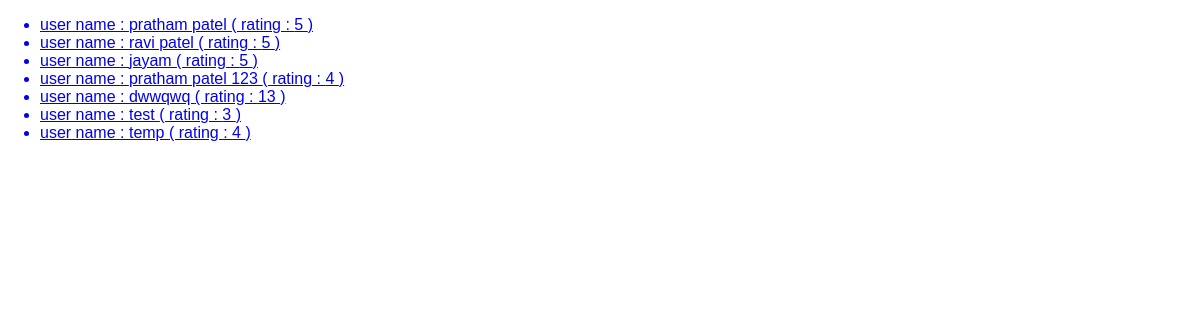
The app's page /reviews with its own data.
### reviews/models.py (models this page shows)
class Review(models.Model):
    user_name = models.CharField(max_length=100)
    review_text = models.TextField()
    rating = models.IntegerField()

### reviews/views.py (the view)
# urls.py: path("reviews",views.ReviewsListView.as_view(),name="review-list"),
class ReviewsListView(ListView):
    template_name = "reviews/review_list.html"
    model = Review
    context_object_name = "reviews"

### reviews/templates/reviews/review_list.html (shortened to what this page needs)
{% extends 'base.html' %}
{% load static %}
{% block pageContent %}
<ul>
    {% for review in reviews %}
    <a href="{% url "review-detail-page" pk=review.id %}">
        <li>user name : {{review.user_name}} ( rating :  {{review.rating}} )</li>
    </a>
    {% endfor %}
</ul>
{% endblock %}

### templates/base.html (shortened to what this page needs)
{% load static %}
<!DOCTYPE html>
<html lang="en">
<head>
    <link rel="stylesheet" href="{% static 'style.css' %}">
</head>
<body>
    {% block pageContent %}{% endblock  %}
</body>
</html>

### static/style.css (style rules this page uses)
body { font-family: sans-serif; margin: 0; }

### records on screen
Review: user_name "pratham patel", rating "5"
Review: user_name "ravi patel", rating "5"
Review: user_name "jayam", rating "5"
Review: user_name "pratham patel 123", rating "4"
Review: user_name "dwwqwq", rating "13"
Review: user_name "test", rating "3"
Review: user_name "temp", rating "4"
